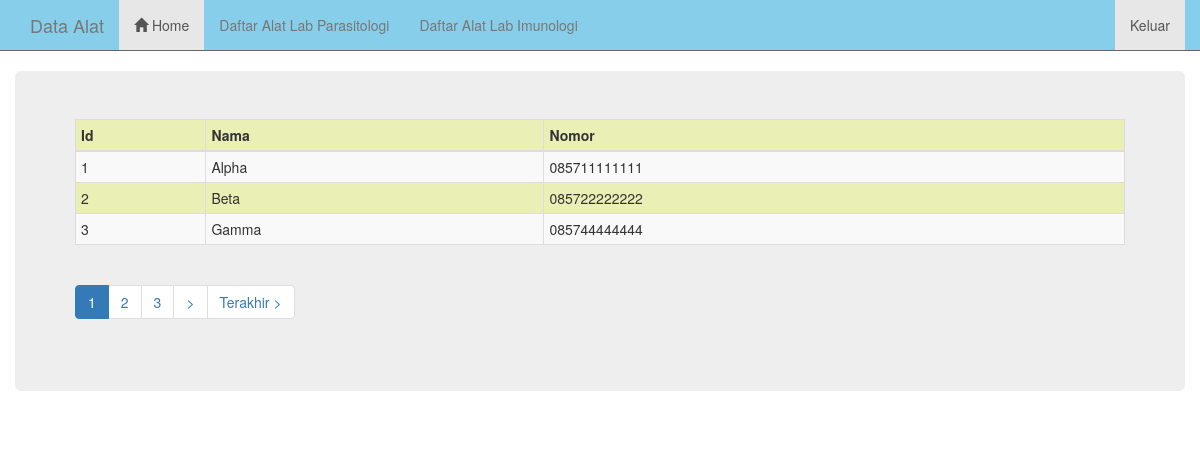
The app's page /index.php/kontak with its own data.
### tables this page shows
CREATE TABLE IF NOT EXISTS `telepon` (
`id` int(11) NOT NULL,
  `nama` varchar(50) NOT NULL,
  `nomor` varchar(13) NOT NULL
);

### application/controllers/Kontak.php (called while the page is built, shortened)
<?php if ( ! defined('BASEPATH')) exit('No direct script access allowed');
class Kontak extends CI_Controller {
	public function __construct()
	{
		$this->load->helper('url');
		$this->load->library('pagination');
		$this->load->database();
	}
	public function index()
	{
		$config['base_url']=base_url()."index.php/kontak/index";
		$config['total_rows']=$this->db->query("SELECT * FROM telepon;")->num_rows();
		$config['per_page']=3;
        $config['num_links'] = 2;
        $config['uri_segment']=3;
        $config['first_link']='< Pertama ';
        $config['last_link']='Terakhir > ';
        $config['next_link']='> ';
        $config['prev_link']='< ';
		$this->load->model('m_kontak');
		$data['datakontak']=$this->m_kontak->getAll($config);
		$this->load->view('v_kontak', $data);
	}
}

### index.php (called while the page is built, shortened)
<?php
require_once BASEPATH.'core/CodeIgniter.php';

### application/models/M_kontak.php (called while the page is built)
<?php
class M_kontak extends CI_Model{
    function getAll($config){
        $hasilquery=$this->db->get('telepon', $config['per_page'], $this->uri->segment(3));
        if ($hasilquery->num_rows() > 0) {
            foreach ($hasilquery->result() as $value) {
                $data[]=$value;
            }
            return $data;
        }
    }
}
?>

### application/views/v_kontak.php (the view, shortened to what this page needs)
<div class="container">
    <div class="row">
        <div class="jumbotron">
            <table class="table table-condensed table-striped table-bordered table-paginate table-hover" cellspacing="0" width="100%" style="background-color: rgb(234,239,181)">
        <thead>
            <tr>
                <th>Id</th>
                <th>Nama</th>
                <th>Nomor</th>
            </tr>
            <tbody>
                <?php
                    foreach ($datakontak as $dosen) {
                ?>
                <tr>
                    <td><?php echo $dosen->id; ?></td>
                    <td><?php echo $dosen->nama; ?></td>
                    <td><?php echo $dosen->nomor; ?></td>
                </tr>
                <?php } ?>
            </tbody>
        </thead>
    </table>
    <?php
        echo $this->pagination->create_links();
    ?>
        </div>
    </div>
</div>
    </html>

### records on screen
telepon: id "1", nama "Alpha", nomor "085711111111"
telepon: id "2", nama "Beta", nomor "085722222222"
telepon: id "3", nama "Gamma", nomor "085744444444"

### other values on screen
$this->pagination->create_links() "1 2 3 > Terakhir >"
